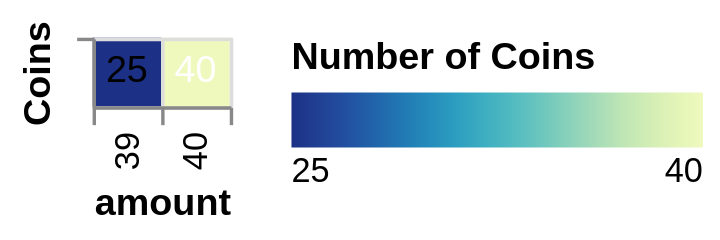

The Vega-Lite source for this figure:
### Vega specification from a JSON file in a GitHub repository (floating-point values rounded to 4 significant figures)
{"$schema": "https://vega.github.io/schema/vega/v5.json", "background": "white", "padding": 5, "style": "cell", "data": [{"name": "main", "values": [{"amount": 40, "num_coins": 40}, {"amount": 39, "num_coins": 25}]}, {"name": "data_0", "source": "main", "transform": [{"type": "filter", "expr": "isValid(datum[\"num_coins\"]) && isFinite(+datum[\"num_coins\"])"}]}], "signals": [{"name": "x_step", "value": 20}, {"name": "width", "update": "bandspace(domain('x').length, 0, 0) * x_step"}, {"name": "y_step", "value": 20}, {"name": "height", "update": "bandspace(domain('y').length, 0, 0) * y_step"}], "marks": [{"name": "layer_0_marks", "type": "rect", "style": ["rect"], "from": {"data": "data_0"}, "encode": {"update": {"fill": {"scale": "color", "field": "num_coins"}, "description": {"signal": "\"amount: \" + (isValid(datum[\"amount\"]) ? datum[\"amount\"] : \"\"+datum[\"amount\"]) + \"; Coins: \" + (isValid(datum[\"Coins\"]) ? datum[\"Coins\"] : \"\"+datum[\"Coins\"]) + \"; Number of Coins: \" + (format(datum[\"num_coins\"], \"\"))"}, "x": {"scale": "x", "field": "amount"}, "width": {"signal": "max(0.25, bandwidth('x'))"}, "y": {"scale": "y", "field": "Coins"}, "height": {"signal": "max(0.25, bandwidth('y'))"}, "tooltip": [{"signal": "{\"num_coins\":datum[\"num_coins\"]}"}]}}}, {"name": "layer_1_marks", "type": "text", "style": ["text"], "from": {"data": "main"}, "encode": {"update": {"fill": [{"test": "datum['num_coins'] < 40", "value": "black"}, {"value": "white"}], "description": {"signal": "\"amount: \" + (isValid(datum[\"amount\"]) ? datum[\"amount\"] : \"\"+datum[\"amount\"]) + \"; Coins: \" + (isValid(datum[\"Coins\"]) ? datum[\"Coins\"] : \"\"+datum[\"Coins\"]) + \"; num_coins: \" + (format(datum[\"num_coins\"], \"\"))"}, "x": {"scale": "x", "field": "amount", "band": 0.5}, "y": {"scale": "y", "field": "Coins", "band": 0.5}, "text": {"signal": "format(datum[\"num_coins\"], \"\")"}, "align": {"value": "center"}, "baseline": {"value": "middle"}}}}], "scales": [{"name": "x", "type": "band", "domain": {"fields": [{"data": "data_0", "field": "amount"}, {"data": "main", "field": "amount"}], "sort": true}, "range": {"step": {"signal": "x_step"}}, "paddingInner": 0, "paddingOuter": 0}, {"name": "y", "type": "band", "domain": {"fields": [{"data": "data_0", "field": "Coins"}, {"data": "main", "field": "Coins"}], "sort": true}, "range": {"step": {"signal": "y_step"}}, "paddingInner": 0, "paddingOuter": 0}, {"name": "color", "type": "linear", "domain": {"data": "data_0", "field": "num_coins"}, "range": "heatmap", "interpolate": "hcl", "zero": false, "reverse": true}], "axes": [{"scale": "x", "orient": "bottom", "gridScale": "y", "grid": true, "domain": false, "labels": false, "aria": false, "maxExtent": 0, "minExtent": 0, "ticks": false, "zindex": 1}, {"scale": "y", "orient": "left", "gridScale": "x", "grid": true, "domain": false, "labels": false, "aria": false, "maxExtent": 0, "minExtent": 0, "ticks": false, "zindex": 1}, {"scale": "x", "orient": "bottom", "grid": false, "title": "amount", "labelAlign": "right", "labelAngle": 270, "labelBaseline": "middle", "zindex": 1}, {"scale": "y", "orient": "left", "grid": false, "title": "Coins", "zindex": 1}], "legends": [{"direction": "horizontal", "gradientLength": 120, "title": "Number of Coins", "fill": "color"}], "config": {"axis": {"grid": true, "tickBand": "extent"}}}
